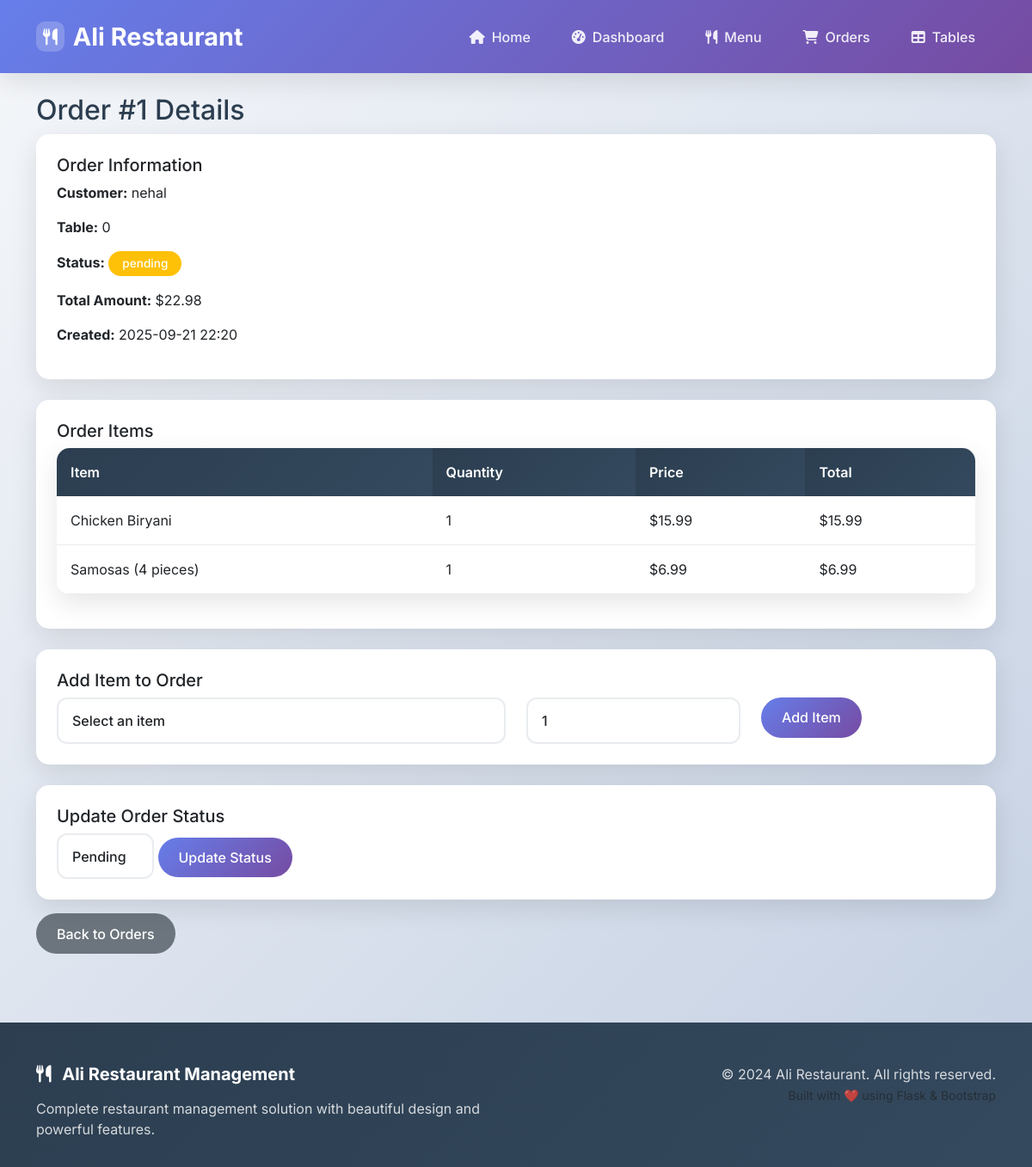
The app's page /orders/1 with its own data.
### app.py (models this page shows, shortened)
class Order(db.Model):
    id = db.Column(db.Integer, primary_key=True)
    table_id = db.Column(db.Integer, db.ForeignKey('table.id'), nullable=False)
    customer_name = db.Column(db.String(100), nullable=False)
    status = db.Column(db.String(20), default='pending')
    total_amount = db.Column(db.Numeric(10, 2), default=0)
    created_at = db.Column(db.DateTime, default=datetime.utcnow)
    updated_at = db.Column(db.DateTime, default=datetime.utcnow, onupdate=datetime.utcnow)
    items = db.relationship('OrderItem', backref='order', lazy=True, cascade='all, delete-orphan')

class Table(db.Model):
    id = db.Column(db.Integer, primary_key=True)
    number = db.Column(db.Integer, unique=True, nullable=False)
    capacity = db.Column(db.Integer, nullable=False)
    is_occupied = db.Column(db.Boolean, default=False)
    orders = db.relationship('Order', backref='table', lazy=True)

class OrderItem(db.Model):
    id = db.Column(db.Integer, primary_key=True)
    order_id = db.Column(db.Integer, db.ForeignKey('order.id'), nullable=False)
    menu_item_id = db.Column(db.Integer, db.ForeignKey('menu_item.id'), nullable=False)
    quantity = db.Column(db.Integer, nullable=False, default=1)
    price = db.Column(db.Numeric(10, 2), nullable=False)
    menu_item = db.relationship('MenuItem', backref='order_items')
    def get_total_price(self):
        return float(self.quantity * self.price)

class MenuItem(db.Model):
    id = db.Column(db.Integer, primary_key=True)
    name = db.Column(db.String(200), nullable=False)
    description = db.Column(db.Text, nullable=False)
    price = db.Column(db.Numeric(10, 2), nullable=False)
    category_id = db.Column(db.Integer, db.ForeignKey('category.id'), nullable=False)
    is_available = db.Column(db.Boolean, default=True)
    image_url = db.Column(db.String(500))
    created_at = db.Column(db.DateTime, default=datetime.utcnow)

### app.py (the view)
@app.route('/orders/<int:id>')
def order_details(id):
    try:
        order = db.session.get(Order, id)
        if not order:
            flash('Order not found!', 'error')
            return redirect(url_for('orders_list'))
        menu_items = MenuItem.query.filter_by(is_available=True).all()
        return render_template('order_details.html', order=order, menu_items=menu_items)
    except Exception as e:
        flash(f'Error loading order details: {str(e)}', 'error')
        return redirect(url_for('orders_list'))

### templates/order_details.html (shortened to what this page needs)
{% extends "base.html" %}
{% block content %}
<div class="container mt-4">
    <h2>Order #{{ order.id }} Details</h2>
    <div class="card mb-4">
        <div class="card-body">
            <h5 class="card-title">Order Information</h5>
            <p><strong>Customer:</strong> {{ order.customer_name }}</p>
            <p><strong>Table:</strong> {{ order.table.number }}</p>
            <p><strong>Status:</strong> <span class="badge bg-{{ 'success' if order.status == 'delivered' else 'warning' if order.status in ['pending', 'preparing'] else 'info' }}">{{ order.status }}</span></p>
            <p><strong>Total Amount:</strong> ${{ "%.2f"|format(order.total_amount) }}</p>
            <p><strong>Created:</strong> {{ order.created_at.strftime('%Y-%m-%d %H:%M') }}</p>
        </div>
    </div>
    <div class="card mb-4">
        <div class="card-body">
            <h5 class="card-title">Order Items</h5>
            {% if order.items %}
                <table class="table">
                    <thead>
                        <tr>
                            <th>Item</th>
                            <th>Quantity</th>
                            <th>Price</th>
                            <th>Total</th>
                        </tr>
                    </thead>
                    <tbody>
                        {% for item in order.items %}
                        <tr>
                            <td>{{ item.menu_item.name }}</td>
                            <td>{{ item.quantity }}</td>
                            <td>${{ "%.2f"|format(item.price) }}</td>
                            <td>${{ "%.2f"|format(item.get_total_price()) }}</td>
                        </tr>
                        {% endfor %}
                    </tbody>
                </table>
            {% else %}
                <p>No items in this order yet.</p>
            {% endif %}
        </div>
    </div>
    <div class="card mb-4">
        <div class="card-body">
            <h5 class="card-title">Add Item to Order</h5>
            <form method="POST" action="{{ url_for('add_order_item', id=order.id) }}">
                <div class="row">
                    <div class="col-md-6">
                        <select name="menu_item_id" class="form-control" required>
                            <option value="">Select an item</option>
                        </select>
                    </div>
                    <div class="col-md-3">
                        <input type="number" name="quantity" class="form-control" placeholder="Quantity" min="1" value="1" required>
                    </div>
                    <div class="col-md-3">
                        <button type="submit" class="btn btn-primary">Add Item</button>
                    </div>
                </div>
            </form>
        </div>
    </div>
    <div class="card">
        <div class="card-body">
            <h5 class="card-title">Update Order Status</h5>
            <form method="POST" action="{{ url_for('update_order_status', id=order.id) }}" class="d-inline">
                <select name="status" class="form-control d-inline-block w-auto">
                    <option value="pending" {% if order.status == 'pending' %}selected{% endif %}>Pending</option>
                </select>
                <button type="submit" class="btn btn-primary">Update Status</button>
            </form>
        </div>
    </div>
    <div class="mt-3">
        <a href="{{ url_for('orders_list') }}" class="btn btn-secondary">Back to Orders</a>
    </div>
</div>
{% endblock %}

### templates/base.html (style rules this page uses)
:root { --primary-gradient: linear-gradient(135deg, #667eea 0%, #764ba2 100%); --secondary-gradient: linear-gradient(135deg, #f093fb 0%, #f5576c 100%); --success-gradient: linear-gradient(135deg, #4facfe 0%, #00f2fe 100%); --warning-gradient: linear-gradient(135deg, #43e97b 0%, #38f9d7 100%); --dark-gradient: linear-gradient(135deg, #2c3e50 0%, #34495e 100%); --primary-color: #667eea; --secondary-color: #764ba2; --success-color: #00f2fe; --warning-color: #38f9d7; --danger-color: #f5576c; --dark-color: #2c3e50; --light-color: #f8f9fa; --box-shadow: 0 10px 30px rgba(0, 0, 0, 0.1); --box-shadow-hover: 0 20px 40px rgba(0, 0, 0, 0.15); --border-radius: 15px; --transition: all 0.3s cubic-bezier(0.4, 0, 0.2, 1); }
* { margin: 0; padding: 0; box-sizing: border-box; }
body { font-family: 'Inter', sans-serif; background: linear-gradient(135deg, #f5f7fa 0%, #c3cfe2 100%); min-height: 100vh; color: var(--dark-color); }
.card { border: none; border-radius: var(--border-radius); box-shadow: var(--box-shadow); transition: var(--transition); overflow: hidden; background: white; }
.card-body { padding: 1.5rem; }
.btn { border-radius: 25px; font-weight: 500; padding: 0.7rem 1.5rem; transition: var(--transition); border: none; text-decoration: none; display: inline-flex; align-items: center; gap: 8px; }
.btn-primary { background: var(--primary-gradient); border: none; }
.form-control, .form-select { border-radius: 12px; border: 2px solid #e9ecef; padding: 0.8rem 1rem; font-weight: 500; transition: var(--transition); background: white; }
.table { background: white; border-radius: var(--border-radius); overflow: hidden; box-shadow: var(--box-shadow); }
.table thead th { background: var(--dark-gradient); color: white; font-weight: 600; padding: 1rem; border: none; }
.table tbody tr { transition: var(--transition); }
.table tbody td { padding: 1rem; vertical-align: middle; border-color: #e9ecef; }
.badge { padding: 0.5rem 1rem; border-radius: 20px; font-weight: 500; font-size: 0.85rem; }
.slide-up { animation: slideUp 0.8s ease-out; }

### records on screen
Order: id "1", customer_name "nehal", status "pending", total_amount "22.98", created_at "2025-09-21 22:20", status "Pending"
Table: table.number "0"
OrderItem: menu_item.name "Chicken Biryani", quantity "1", price "15.99", get_total_price "15.99"
OrderItem: menu_item.name "Samosas (4 pieces)", quantity "1", price "6.99", get_total_price "6.99"
